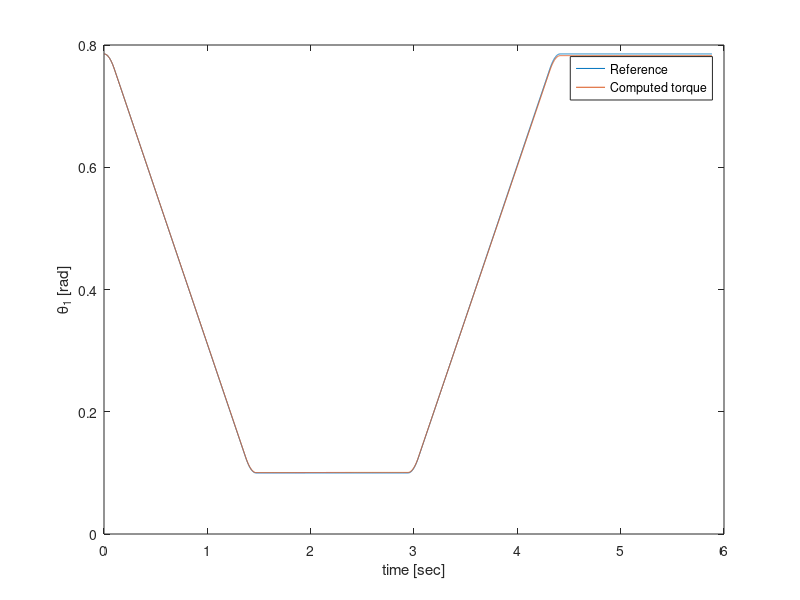
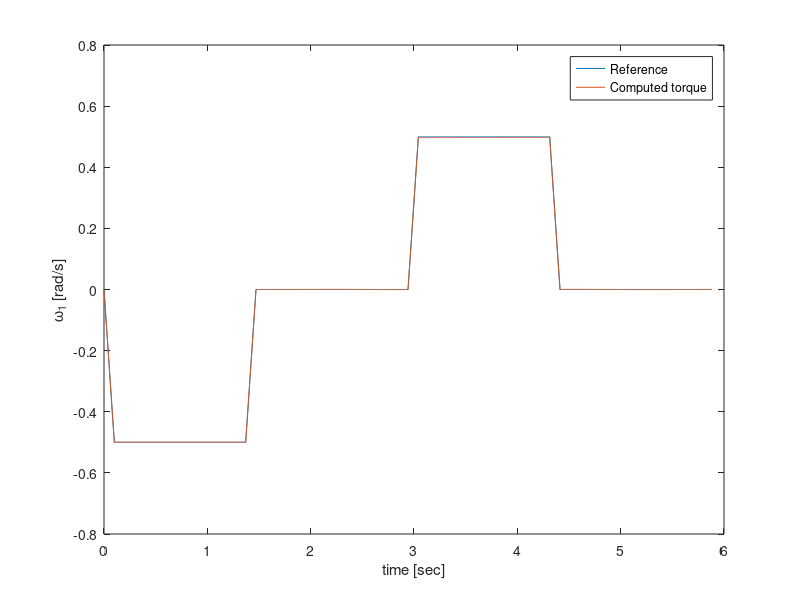
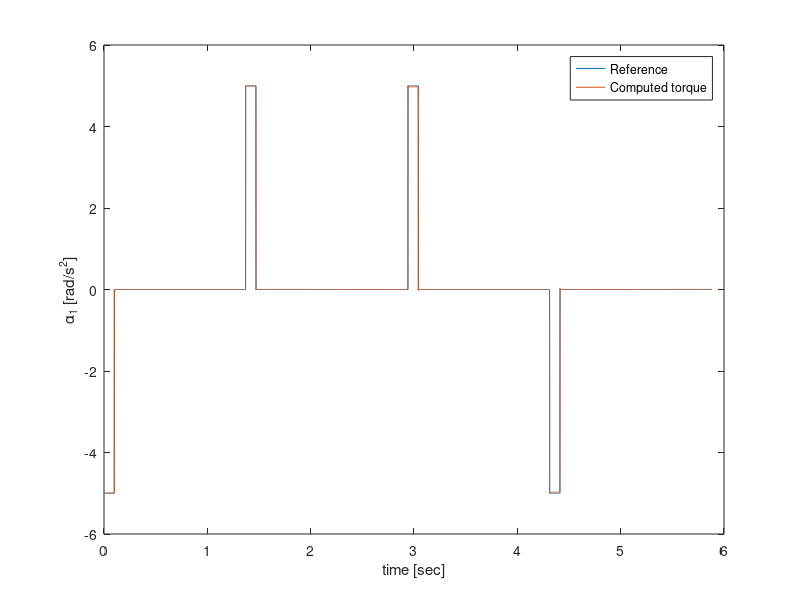
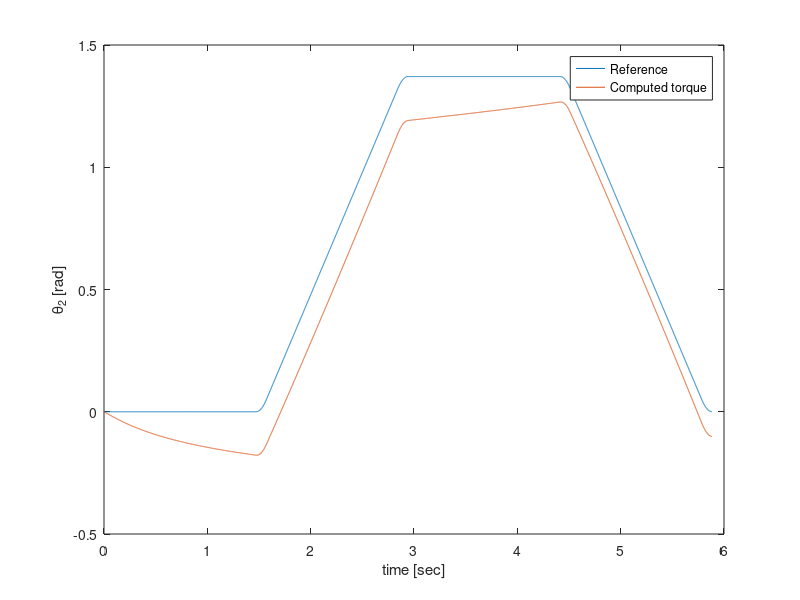

These charts were generated, in order, by the following MATLAB code:
% simulation of two link robot
clear

%%%%%%%%%%%%%%%%%%%%%%%%%%%%  link properties
%======================================  link 1
l1 = 0.235; % length [m]
lc1 = 0.160; % mass center
m1 = 0.228; % mass [kg]
% moment of inertia
I1xx = 0.00006781; I1xy = 0.00002608; I1xz = 0;
I1yx = 0.00002608; I1yy = 0.00631914; I1yz = 0;
I1zx = 0; I1zy = 0; I1zz = 0.00630459;
%======================================  link 2
l2 = 0.305; % length [m]
lc2 = 0.135; % mass center
m2 = 0.275; % mass [kg]
% moment of inertia
I2xx = 0.00012618; I2xy = 0.00001090; I2xz = 0;
I2yx = 0.00001090; I2yy = 0.00062333; I2yz = 0;
I2zx = 0; I2zy = 0; I2zz = 0.00055076;

I1 = 0;
I2 = 0;

g = 9.82;

kp1 = 141; kv1 = 1410; kp2 = 141; kv2 = 1410; kp3 = 141; kv3 = 1410;
ki1 = 0.8*14100; ki2 = 0.8*14100; ki3 = 0.8*14100;
%kp1 = 3.015; kv1 = 10*3.5; kp2 = 3.015; kv2 = 10*3.5; kp3 = 3.015; kv3 = 10*3.5;
%kp1 = 3.015; kv1 = 3.5; kp2 = 3.015; kv2 = 3.5; kp3 = 3.015; kv3 = 3.5;
%kp1 = 25; kv1 = 10; kp2 = 25; kv2 = 10; kp3 = 25; kv3 = 10;
%kp1 = 100; kv1 = 20; kp2 = 100; kv2 = 20; kp3 = 100; kv3 = 20;

% 1) simulation of the effect of compensating V and G
% 
dt = 0.001;

% definition of trajectory  
am1 = 5; am2 = 10; am3 = 10; % max angular accelerations
vm1 = 0.5; vm2 = 1; vm3 = 1;% max angular velocities
pa1 = vm1^2/am1/2; pa2 = vm2^2/am2/2; pa3 = vm3^2/am3/2; %acc distance
na1 = ceil(vm1/am1/dt); na2 = ceil(vm2/am2/dt); na3 = ceil(vm3/am3/dt); %acc samples
ta1 = na1*dt, ta2 = na2*dt; ta3 = na3*dt;
ac1 = vm1/na1/dt; ac1r = ones(1,na1)*ac1;
timear1 = 0:dt:dt*(length(ac1r)-1); 
discrete_integration = tf(dt,[1 -1],dt);
va1r = lsim(discrete_integration,ac1r,timear1);
pa1r = lsim(discrete_integration,va1r,timear1);
ac2 = vm2/na2/dt; ac2r = ones(1,na2)* ac2;
timear2 = 0:dt:dt*(length(ac2r)-1);
va2r = lsim(discrete_integration,ac2r,timear2);
pa2r = lsim(discrete_integration,va2r,timear2);
ac3 = vm3/na3/dt; ac3r = ones(1,na3)* ac3;
timear3 = 0:dt:dt*(length(ac3r)-1);
va3r = lsim(discrete_integration,ac3r,timear3);
pa3r = lsim(discrete_integration,va3r,timear3);

% definition of way points a, b, c, d and e
th1a = pi/4; th1b = 0; th1c = 0; th1d = pi/4; th1e = pi/4;
th2a = 0; th2b = 0; th2c = pi/2; th2d = pi/2; th2e = 0;
th3a = 0; th3b = 0; th3c = 0; th3d = 0; th3e = 0;
tab = (abs(th1b-th1a)-2*pa1)/vm1; nab=ceil(tab/dt); % time a->b
acc1ref_ab = [-ac1r 0*ones(1,nab-2*length(ac1r)) ac1r];
acc2ref_ab = [zeros(1,nab)];
tbc = (abs(th2c-th2b)-2*pa2)/vm2; nbc = ceil(tbc/dt); % time b->c
acc1ref_bc = [zeros(1,nbc)];
acc2ref_bc = [ac2r 0*ones(1,nbc-2*length(ac2r)) -ac2r];
tcd = (abs(th1d-th1c)-2*pa1)/vm1; ncd=ceil(tcd/dt); % tid c->d
acc1ref_cd = [ac1r 0*ones(1,ncd-2*length(ac1r)) -ac1r];
acc2ref_cd = [zeros(1,ncd)];
tde = (abs(th2e-th2d)-2*pa2)/vm2; nde = ceil(tde/dt); % tid b->c
acc1ref_de = [zeros(1,nde)];
acc2ref_de = [-ac2r 0*ones(1,nde-2*length(ac2r)) ac2r];
time = 0:dt:(nab+nbc+ncd+nde-1)*dt

acc1ref = [acc1ref_ab acc1ref_bc acc1ref_cd acc1ref_de];
omega1ref = lsim(discrete_integration,acc1ref,time);
theta1ref = lsim(discrete_integration,omega1ref,time)+th1a;
% figure(3), plot(time,acc1ref)
% figure(2), plot(time,omega1ref)
% figure(1), plot(time,theta1ref)
acc2ref = [acc2ref_ab acc2ref_bc acc2ref_cd acc2ref_de]
omega2ref = lsim(discrete_integration,acc2ref,time);
theta2ref = lsim(discrete_integration,omega2ref,time,th2a);
% figure(6), plot(time,acc2ref)
% figure(5), plot(time,omega2ref)
% figure(4), plot(time,theta2ref)
acc3ref = [acc2ref_ab acc2ref_bc acc2ref_cd acc2ref_de]
omega3ref = lsim(discrete_integration,acc3ref,time);
theta3ref = lsim(discrete_integration,omega3ref,time,th3a);

% Initial conditions
theta1o(1) = pi/4; dtheta1o(1) = 0; ddtheta1o(1) = 0;
theta2o(1) = 0; dtheta2o(1) = 0; ddtheta2o(1) = 0;
theta1(1) = pi/4; dtheta1(1) = 0; ddtheta1(1) = 0;
theta2(1) = 0; dtheta2(1) = 0; ddtheta2(1) = 0;
theta3(1) = 0; dtheta3(1) = 0; ddtheta3(1) = 0;
omega1(1) = 0; omega2(1) = 0; omega3(1) = 0;
iperr1(1) = 0; iperr2(1) = 0; iperr3(1) = 0;

% Disturbance torque taud
taud1 = 0; taud2 = 1; taud3 = 1;

Ni = length(time)

% simulation with computed torque
for ii = 1:Ni-1
 H11 = (1/2)*(2*I1zz+2*I2zz+lc2.^2*m2+l1.^2*m2+l1.^2*m2*cos(2*theta2(ii) ...
  )+2*lc2*l1*m2*cos(theta3(ii))+lc2.^2*m2*cos(2*(theta2(ii)+theta3(ii)))+2* ...
  lc2*l1*m2*cos(2*theta2(ii)+theta3(ii)));
 H12 = (1/2)*((-1)*(I1yz+I1zy+I2yz+ ...
  I2zy)*cos(theta1(ii))+(I1xz+I1zx+I2xz+I2zx)*sin(theta1(ii)));
 H13 = (1/2)*((-1)*(I2yz+I2zy)*cos(theta1(ii))+(I2xz+I2zx)*sin(theta1(ii)));

 H21 = (1/2)*((-1)*(I1yz+I1zy+I2yz+I2zy)*cos(theta1(ii)) ...
     +(I1xz+I1zx+I2xz+I2zx)*sin(theta1(ii)));
 H22 = (1/2)*(I1xx+I1yy+I2xx+I2yy+2*lc2.^2*m2+2*l1.^2*m2+((-1)* ...
  I1xx+I1yy+(-1)*I2xx+I2yy)*cos(2*theta1(ii))+4*lc2*l1*m2*cos(theta3(ii) ...
  )+(-1)*I1xy*sin(2*theta1(ii))+(-1)*I1yx*sin(2*theta1(ii))+(-1)*I2xy* ...
  sin(2*theta1(ii))+(-1)*I2yx*sin(2*theta1(ii)));
 H23 = (1/2)*(I2xx+I2yy+2* ...
  lc2.^2*m2+((-1)*I2xx+I2yy)*cos(2*theta1(ii))+2*lc2*l1*m2*cos(theta3(ii)) ...
  +(-1)*I2xy*sin(2*theta1(ii))+(-1)*I2yx*sin(2*theta1(ii)));

 H31 = (1/2)*((-1)*(I2yz+I2zy)*cos(theta1(ii))+(I2xz+I2zx)*sin(theta1(ii)));
 H32 = (1/2)*(I2xx+I2yy+2*lc2.^2*m2+((-1)*I2xx+I2yy)*cos(2*theta1(ii))+2*lc2* ...
  l1*m2*cos(theta3(ii))+(-1)*I2xy*sin(2*theta1(ii))+(-1)*I2yx*sin(2*theta1(ii)));
 H33 = (1/2)*(I2xx+I2yy+2*lc2.^2*m2+((-1)*I2xx+I2yy)*cos(2* ...
  theta1(ii))+(-1)*(I2xy+I2yx)*sin(2*theta1(ii)));

 C11 = (-2)*m2*(l1*cos(theta2(ii))+lc2*cos(theta2(ii)+theta3(ii)))*((l1*sin(theta2(ii)) ...
  +lc2*sin(theta2(ii)+theta3(ii)))*dtheta2(ii)+lc2*sin(theta2(ii)+theta3(ii)) ...
  *dtheta3(ii));
 C12 = (1/2)*((I1xy+I1yx+I2xy+I2yx)*cos(2*theta1(ii) ...
  )+((-1)*I1xx+I1yy+(-1)*I2xx+I2yy)*sin(2*theta1(ii)))*dtheta2(ii);
 C13 = (1/2)*((I2xy+I2yx)*cos(2*theta1(ii))+((-1)*I2xx+I2yy)* ...
  sin(2*theta1(ii)))*(2*dtheta2(ii)+dtheta3(ii));

 C21 = (1/2)*((I1xz+I1zx+I2xz+I2zx)*cos(theta1(ii))+(I1yz+I1zy+I2yz+I2zy)* ...
  sin(theta1(ii))+m2*(l1.^2*sin(2*theta2(ii))+lc2.^2*sin(2*(theta2(ii)+theta3(ii)))+ ...
  2*lc2*l1*sin(2*theta2(ii)+theta3(ii))))*dtheta1(ii)+(-1)*(( ...
  I1xy+I1yx+I2xy+I2yx)*cos(2*theta1(ii))+((-1)*I1xx+I1yy+(-1)*I2xx+ ...
  I2yy)*sin(2*theta1(ii)))*dtheta2(ii)+(-1)*((I2xy+I2yx)* ...
  cos(2*theta1(ii))+((-1)*I2xx+I2yy)*sin(2*theta1(ii)))*dtheta3(ii);
 C22 = (-2)*lc2*l1*m2*sin(theta3(ii))*dtheta3(ii);
 C23 = (-1)*lc2*l1*m2*sin(theta3(ii))*dtheta3(ii);

 C31 = (1/2)*((I2xz+I2zx)*cos( ...
  theta1(ii))+(I2yz+I2zy)*sin(theta1(ii))+2*lc2*m2*(l1*cos(theta2(ii))+lc2*cos( ...
  theta2(ii)+theta3(ii)))*sin(theta2(ii)+theta3(ii)))*dtheta1(ii)+(-1)*(( ...
  I2xy+I2yx)*cos(2*theta1(ii))+((-1)*I2xx+I2yy)*sin(2*theta1(ii)))*( ...
  dtheta2(ii)+dtheta3(ii));
 C32 = lc2*l1*m2*sin(theta3(ii))*dtheta2(ii);
 C33 = 0;
 
 F1 = 0.25*2*(1/(1 + exp(-2*dtheta1(ii))) - 0.5) + (0.005*(dtheta1(ii))); 
 F2 = 0.685*2*(1/(1 + exp(-2*dtheta2(ii))) - 0.5) + (0.02*(dtheta2(ii)));
 F3 = 0.39*2*(1/(1 + exp(-5*dtheta3(ii))) - 0.5) + (0.008*(dtheta3(ii)));

G1 = 0;
G2 = g*((lc1*m1+l1*m2)*cos(theta2(ii))+lc2*m2*cos(theta2(ii)+theta3(ii)));
G3 = lc2*g*m2*cos(theta2(ii)+theta3(ii));   

M = [H11 H12 H13; H21 H22 H23; H31 H32 H33];
alpha = [H11 H12 H13; H21 H22 H23; H31 H32 H33];

nlpt = [C11 C12 C13; C21 C22 C23; C31 C32 C33]+[G1;G2;G3]+[F1; F2; F3]; %The nonlinear part of the system
beta = [C11 C12 C13; C21 C22 C23; C31 C32 C33]+[G1;G2;G3]+[F1; F2; F3]; %The compensator

taup1 = kp1*(theta1ref(ii)-theta1(ii))-kv1*dtheta1(ii)+kv1*(omega1ref(ii))+acc1ref(ii);%+ki1*iperr1(ii);
taup2 = kp2*(theta2ref(ii)-theta2(ii))-kv2*dtheta2(ii)+kv2*(omega2ref(ii))+acc2ref(ii);%+ki2*iperr2(ii);
taup3 = kp3*(theta3ref(ii)-theta3(ii))-kv3*dtheta3(ii)+kv3*(omega3ref(ii))+acc3ref(ii);%+ki3*iperr3(ii);
tau = alpha*[taup1;taup2;taup3]+[taud1;taud2;taud3]+0.75*beta; %With or without the compensator
%simulation step
theta1(ii+1) = theta1(ii)+dt*dtheta1(ii);
theta2(ii+1) = theta2(ii)+dt*dtheta2(ii);
theta3(ii+1) = theta3(ii)+dt*dtheta3(ii);
acc = M\(tau-nlpt);

% used for the PI controller -- the position error integrated
perr1(ii) = theta1ref(ii)-theta1(ii);
perr2(ii) = theta2ref(ii)-theta2(ii);
perr3(ii) = theta3ref(ii)-theta3(ii);
iperr1(ii+1) = perr1(ii)*dt + iperr1(ii);
iperr2(ii+1) = perr2(ii)*dt + iperr2(ii);
iperr3(ii+1) = perr3(ii)*dt + iperr3(ii);

%used as feedback for calculating the speed error
omega1(ii+1) = (theta1(ii+1)-theta1(ii))/dt;
omega2(ii+1) = (theta2(ii+1)-theta2(ii))/dt;
omega3(ii+1) = (theta3(ii+1)-theta3(ii))/dt;

ddtheta1(ii) = acc(1);
ddtheta2(ii) = acc(2);
ddtheta3(ii) = acc(3);
dtheta1(ii+1) = dtheta1(ii)+dt*acc(1);
dtheta2(ii+1) = dtheta2(ii)+dt*acc(2);
dtheta3(ii+1) = dtheta3(ii)+dt*acc(3);
end



% Plotting everything
time = dt*(0:length(theta1)-1);
figure(1), plot(time,theta1ref,time,theta1)
xlabel('time [sec]')
ylabel('\theta_1 [rad]')
legend('Reference','Computed torque')
figure(2), plot(time,omega1ref,time,dtheta1)
xlabel('time [sec]')
ylabel('\omega_1 [rad/s]')
legend('Reference','Computed torque')
figure(3), plot(time,acc1ref,time(1:length(ddtheta1)),ddtheta1)
xlabel('time [sec]')
ylabel('\alpha_1 [rad/s^2]')
legend('Reference','Computed torque')
figure(4), plot(time,theta2ref,time,theta2)
xlabel('time [sec]')
ylabel('\theta_2 [rad]')
legend('Reference','Computed torque')
figure(5), plot(time,omega2ref,time,dtheta2)
xlabel('time [sec]')
ylabel('\omega_2 [rad/s]')
legend('Reference','Computed torque')
figure(6), plot(time,acc2ref,time(1:length(ddtheta2)),ddtheta2)
xlabel('time [sec]')
ylabel('\alpha_2 [rad/s^2]')
legend('Reference','Computed torque')
figure(7), plot(time,theta3ref,time,theta3)
xlabel('time [sec]')
ylabel('\theta_3 [rad]')
legend('Reference','Computed torque')
figure(8), plot(time,omega3ref,time,dtheta3)
xlabel('time [sec]')
ylabel('\omega_3 [rad/s]')
legend('Reference','Computed torque')
figure(9), plot(time,acc3ref,time(1:length(ddtheta3)),ddtheta3)
xlabel('time [sec]')
ylabel('\alpha_3 [rad/s^2]')
legend('Reference','Computed torque')